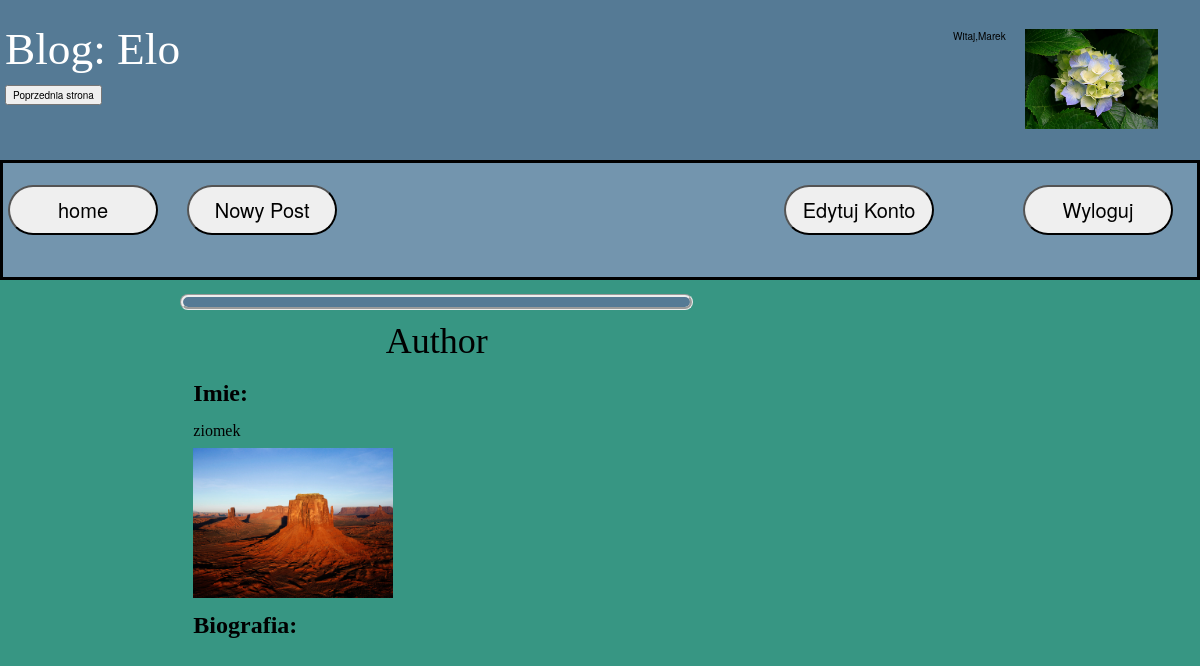
/post/7/3/author/ (signed in), run on the app's committed database.
### Blog/models.py (models this page shows, shortened)
class BlogClass(models.Model):
    title = models.CharField(max_length=200)
    author = models.ForeignKey(settings.AUTH_USER_MODEL, on_delete=models.CASCADE, related_name='blogi')
    created_date = models.DateTimeField(default=timezone.now,editable=False)

### account/models.py (models this page shows, shortened)
class Profile(models.Model):
    user = models.OneToOneField(settings.AUTH_USER_MODEL,on_delete=models.CASCADE,primary_key=True)
    email=models.EmailField(default="")
    date_of_birth = models.DateField(blank=True, null=True)
    photo = models.ImageField(upload_to='users/%Y/%m/%d',blank=True)
    biography=models.TextField(help_text="Napisz coś o sobie",blank=True,null=True)

### Blog/views.py (the view)
# urls.py: url(r'^post/(?P<pk>(\d+))/(?P<id_blogu>(\d+))/author/$', my_views.post_author, name='post_author'),
@login_required
def post_author(request, pk, id_blogu):
    blog = get_object_or_404(BlogClass, pk=id_blogu)
    author = Profile.objects.get(pk=pk)
    profile = Profile.objects.all()
    return render(request, 'blog/post_author.html', {'blog': blog, 'author': author, 'profile': profile})

### Blog/templates/blog/post_author.html (shortened to what this page needs)
{% extends 'blog/base.html' %}
{% block content %}
 <form>
    <div style="border-style:groove; background-color:#557A95; border-radius:15px; " class="author">
           <center> <h1>Author </h1></center>
           <label style="font-size:24px;margin:5px;">Imie:</label>
        <p style="font-size:16px;margin:5px;">{{ author.user.username }}</p>
          {% if author.photo %}
                 <p style="margin:5px;"><img src="{{ author.photo.url}}" height="150"/></p>
                    {% endif %}
        <label style="font-size:24px;margin:5px;">Biografia:</label>
    </div>
</form>
{% endblock %}

### Blog/templates/blog/base.html (shortened to what this page needs)
{% load staticfiles %}
<html>
    <head>
        <link rel="stylesheet" href="//maxcdn.bootstrapcdn.com/bootstrap/3.2.0/css/bootstrap.min.css">
        <link rel="stylesheet" href="//maxcdn.bootstrapcdn.com/bootstrap/3.2.0/css/bootstrap-theme.min.css">
        <link rel="stylesheet" href="{% static 'css/blog.css' %}">
    </head>
    <body>
        <div class="okno_blogi">
            <h1><a href="{% url 'post_list' pk=blog.pk %}">Blog: {{ blog.title}}</a></h1>
            <input type=button value="Poprzednia strona" onClick="javascript:history.go(-1);">
            {% if user.is_authenticated %}
             <div class="uzytkownik">Witaj,{{request.user.username}}</div>
            {% for prof in profile %}
            {% if prof.user == request.user %}
            {% if prof.photo %}
            <div class="wyloguj"><img height="100" src="{{prof.photo.url}}"/> </div>
            {% endif %}
            {% endif %}
            {% endfor %}
            {% endif %}
        </div>
        <div class="menu">
        <div class="home" onclick="location.href='{% url 'Blogi' %}'"> <button >home</button></div>
       {% if user.is_authenticated %}
        <div class="wyloguj" onclick="location.href='{% url 'logout' %}'"> <button >Wyloguj</button></div>
        <div class="nowy_post" onclick="location.href='{% url 'post_new' pk=blog.pk %}'"><button>Nowy Post</button></div>
        <div class="rejestracja" onclick="location.href='{% url 'edit'%}'" ><button>Edytuj Konto</button></div>
       {%else%}
        <div class="rejestracja" onclick="location.href='{% url 'register' %}'"> <button >Rejestracja</button></div>
        <div class="logowanie" onclick="location.href='{% url 'login' %}'"> <button >Logowanie</button></div>
       {% endif %}
        </div>
    <div class="Menu_contener">
        <div class="row">
            <div class="col-md-8">
            {% block content %}
            {% endblock %}
            </div>
        </div>
    </div>
    </body>
</html>

### Blog/static/css/blog.css (style rules this page uses)
body { color: black; font-size: 10px; background:#379683; }
a { color:black; }
.okno_blogi { position: absolute; bottom: 80%; right: 0%; left: 0%; top: 0%; padding: 5px; background: #557A95; }
.okno_blogi h1 { font-size:34pt; font-family: 'Algerian', cursive; }
.author { position: absolute; bottom: 0%; top: 35%; left: 10%; right: 10%; padding: 5px; font-family: 'TimesNewRoman'; margin:5px; }
.okno_blogi h1 a, .okno_blogi h1 a:visited { color:white; }
.menu { position:absolute; bottom:65%; top:20%; right:0%; left:0%; border-style:solid; border-color:black; background: #7395AE; }
.menu button { width:150px; height:50px; font-size:20px; border-radius:25px; }
div.home { position:absolute; margin:5px; top:15%; bottom:0%; left:0%; right:80%; }
div.rejestracja { position:absolute; margin:5px; top:15%; bottom:0%; left:65%; right:20%; }
div.nowy_post { position:absolute; margin:5px; top:15%; bottom:0%; left:15%; right:65%; }
div.wyloguj { position:absolute; margin:5px; top:15%; bottom:0%; left:85%; right:0%; }
.uzytkownik { position:absolute; margin:5px; top:15%; bottom:0%; left:79%; right:20%; }
.Menu_contener { position: absolute; bottom: 0%; top: 35%; left: 10%; right: 10%; padding: 5px; font-family: 'TimesNewRoman'; }

### data on the page
BlogClass: title "Elo"
Profile: photo (picture)
Profile: user.username "ziomek", photo (picture)

### other printed values
{{ request.user.username }} "Marek"
